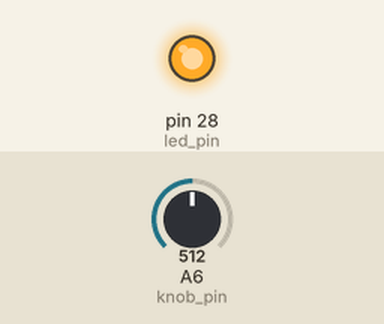
Bench run of a sketch on a simulated Arduino Mega 2560, built with avr-gcc and run on an emulated ATmega2560. Parts: output pins drawn as LEDs (lit = HIGH). Inputs (shaded band) come from the test bench; at power-on: A6 (knob_pin) = 512.

Above: at 1.2 s.
1.3 s: A6 (knob_pin) set to 499
At 2.2 s:
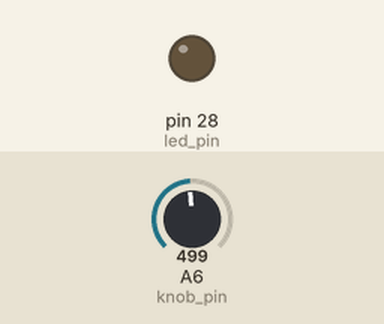
2.8 s: A6 (knob_pin) set to 716
At 3.4 s:
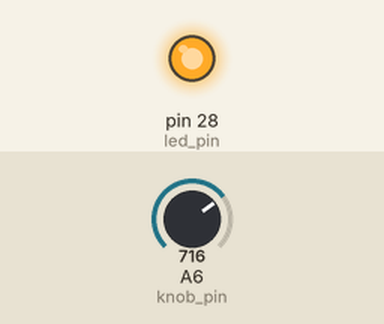
4.3 s: A6 (knob_pin) set to 511
At 5.7 s:
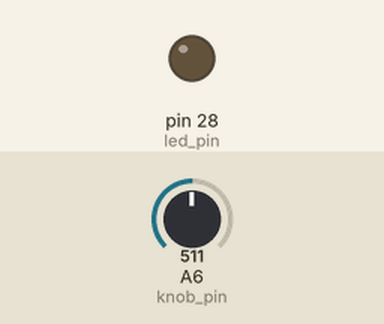
Timing chart, 0 to 7.3 s (numbered marks = the images above; inputs shaded):
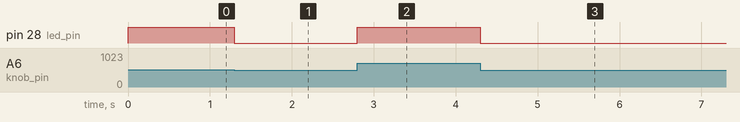

The sketch:

Knob.ino
```cpp
// Title: Knob
// Description: Make an led brighter or darker with a knob
// Hardware: Daisy Seed
// Author: Ben Sergentanis
// Breadboard:
// https://raw.githubusercontent.com/electro-smith/DaisyExamples/master/seed/Knob/resources/Knob_bb.png
// Schematic:
// https://raw.githubusercontent.com/electro-smith/DaisyExamples/master/seed/Knob/resources/Knob_schem.png

uint8_t led_pin;
uint8_t knob_pin;

void setup() {
  led_pin = 28;
  knob_pin = A6;
  pinMode(led_pin, OUTPUT);
  pinMode(knob_pin, INPUT);
}

void loop() {
  // we map the 10 bit input value to a 8 bit PWM output
  analogWrite(led_pin, analogRead(knob_pin) / 4);
}
```

Measured:
- the behaviour switches between 512 and 511 on A6 (knob_pin) (found by bisection; images 0 and 1)
- after the input at 1.3 s, pin 28 (led_pin): HIGH → LOW at once
- after the input at 2.8 s, pin 28 (led_pin): LOW → HIGH at once
- after the input at 4.3 s, pin 28 (led_pin): HIGH → LOW at once
